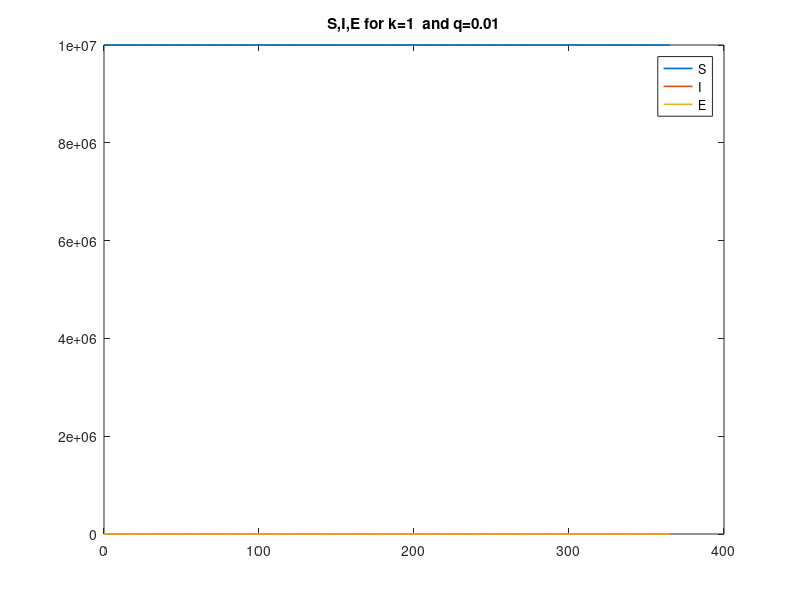
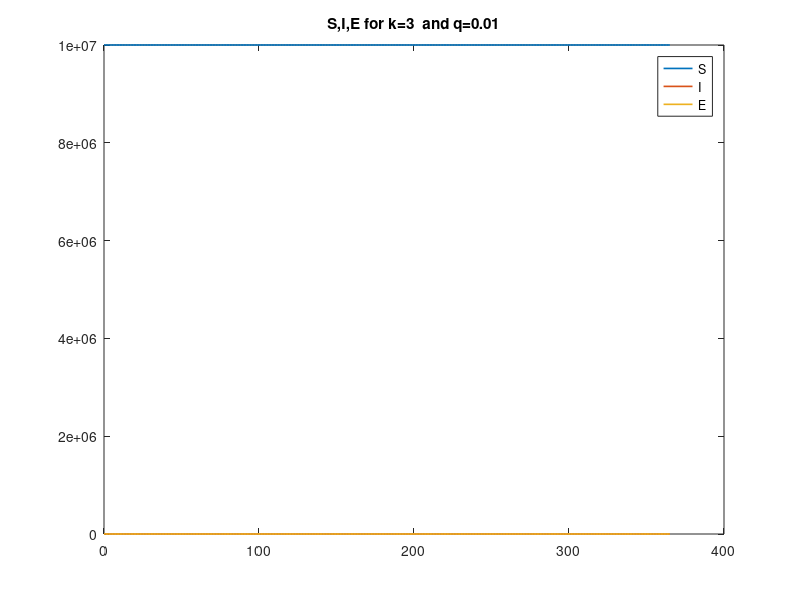
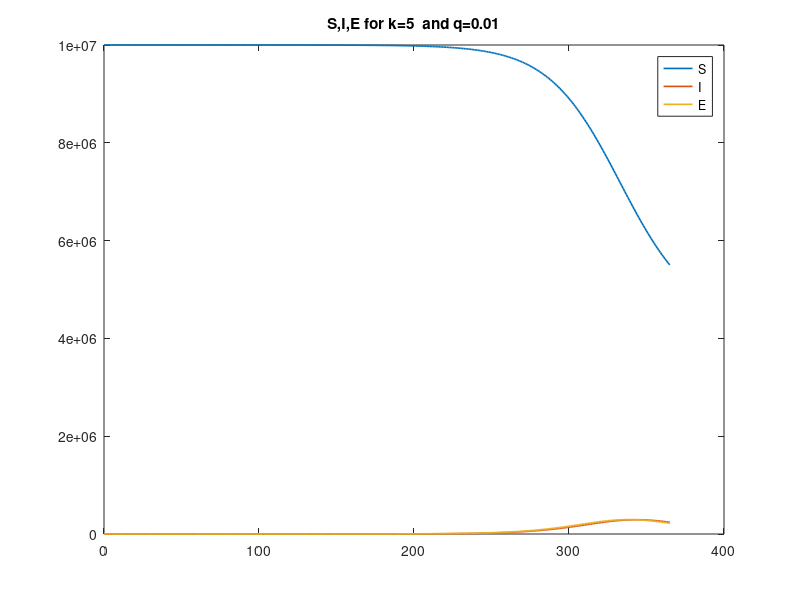
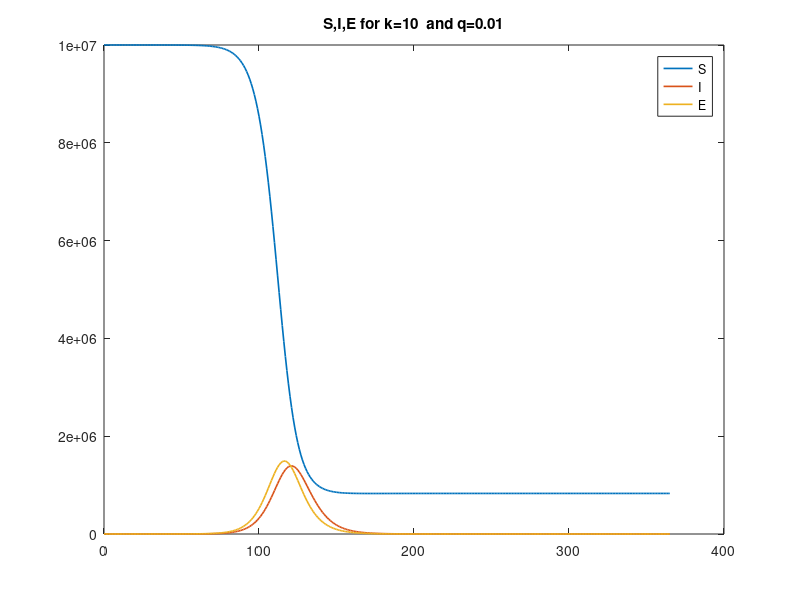

Write the MATLAB code that produced these figures, in order.
close all;
clear all;
ks=[1;3;5;10;15;20];

k = 10;
b = 0.06;
p=0.2;
q=0.01;
v=0.04;
w=0.0625;
u=0.1;
m=0.0975;
N=10000000;


total = 365;
dt = 1;
iter = total / dt + 1;

t = zeros(iter, 1);
S = zeros(iter, 1);
Sq = zeros(iter, 1);
I = zeros(iter, 1);
Iq = zeros(iter, 1);
E = zeros(iter, 1);
Eq = zeros(iter, 1);
Id = zeros(iter, 1);
R = zeros(iter, 1);
D = zeros(iter, 1);

S(1) = N-1;
I(1) = 1;
for vap=1:size(ks,1)
    k=ks(vap);
    for i = 2 : iter
        S(i)= S(i-1) + dt*(     (((-1)*k*b*I(i-1)*S(i-1))/N)  +   (((-1)*q*k*(1-b)*I(i-1)*S(i-1))/(N)) +  u*Sq(i-1) );
        Sq(i)= Sq(i-1) + dt*(     ((q*k*(1-b)*I(i-1)*S(i-1))/(N))  +  (-1)*u*Sq(i-1) );
        I(i)= I(i-1) + dt*( p*E(i-1)  - w*(I(i-1)) - m*I(i-1)  - v*I(i-1) );
        Iq(i)= Iq(i-1) + dt*( p*Eq(i-1)  - w*(Iq(i-1)) - m*Iq(i-1)  - v*Iq(i-1) );
        Id(i)= Id(i-1) + dt*(w*(I(i-1) + Iq(i-1))  -  m*(Id(i-1)) -v*(Id(i-1))  );
        D(i) = D(i-1)  +dt*(m*(Iq(i-1) + I(i-1) +Id(i-1)));
        R(i)=R(i-1)+dt*(v*( I(i-1)+Iq(i-1)+Id(i-1)));
        E(i)= E(i-1) + dt*(     (1-q)*((k*b*I(i-1)*S(i-1))/(N))   -p*E(i-1) );
        Eq(i)= Eq(i-1) + dt*(     (q)*((k*b*I(i-1)*S(i-1))/(N))   -p*Eq(i-1) );
        t(i) = t(i - 1) + dt;
    end;
    plot(t, S,'linewidth',1.2);
    hold on;
    plot(t, I,'linewidth',1.2);
    hold on;
    plot(t, E,'linewidth',1.2);
    legend('S','I','E')
    mytitle=strcat('S,I,E for k=',num2str(k),'  and q=0.01');
    title(mytitle);
    figure;
end
